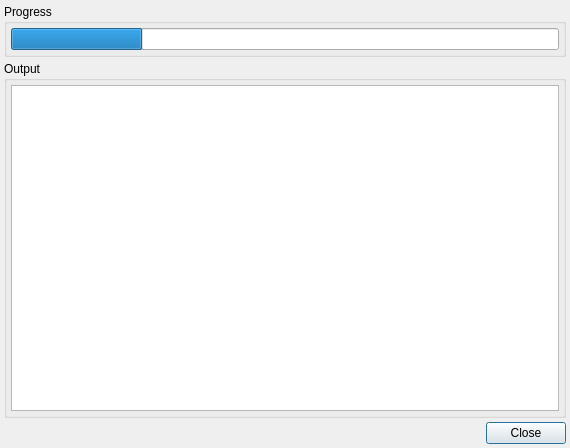
<?xml version="1.0" encoding="UTF-8"?>
<ui version="4.0">
 <class>WJobInfo</class>
 <widget class="QDialog" name="WJobInfo">
  <property name="geometry">
   <rect>
    <x>0</x>
    <y>0</y>
    <width>570</width>
    <height>448</height>
   </rect>
  </property>
  <property name="windowTitle">
   <string>Running jobs...</string>
  </property>
  <layout class="QVBoxLayout" name="verticalLayout_3">
   <property name="spacing">
    <number>4</number>
   </property>
   <property name="leftMargin">
    <number>4</number>
   </property>
   <property name="topMargin">
    <number>4</number>
   </property>
   <property name="rightMargin">
    <number>4</number>
   </property>
   <property name="bottomMargin">
    <number>4</number>
   </property>
   <item>
    <widget class="QGroupBox" name="groupBox">
     <property name="title">
      <string>Progress</string>
     </property>
     <layout class="QVBoxLayout" name="verticalLayout_2">
      <property name="spacing">
       <number>4</number>
      </property>
      <property name="leftMargin">
       <number>4</number>
      </property>
      <property name="topMargin">
       <number>4</number>
      </property>
      <property name="rightMargin">
       <number>4</number>
      </property>
      <property name="bottomMargin">
       <number>4</number>
      </property>
      <item>
       <widget class="QProgressBar" name="progressBar">
        <property name="value">
         <number>24</number>
        </property>
        <property name="textVisible">
         <bool>false</bool>
        </property>
       </widget>
      </item>
     </layout>
    </widget>
   </item>
   <item>
    <widget class="QGroupBox" name="groupBox_2">
     <property name="title">
      <string>Output</string>
     </property>
     <layout class="QVBoxLayout" name="verticalLayout">
      <property name="spacing">
       <number>4</number>
      </property>
      <property name="leftMargin">
       <number>4</number>
      </property>
      <property name="topMargin">
       <number>4</number>
      </property>
      <property name="rightMargin">
       <number>4</number>
      </property>
      <property name="bottomMargin">
       <number>4</number>
      </property>
      <item>
       <widget class="QTextBrowser" name="outputBrowser"/>
      </item>
     </layout>
    </widget>
   </item>
   <item>
    <layout class="QHBoxLayout" name="horizontalLayout">
     <property name="spacing">
      <number>4</number>
     </property>
     <item>
      <spacer name="horizontalSpacer">
       <property name="orientation">
        <enum>Qt::Horizontal</enum>
       </property>
       <property name="sizeHint" stdset="0">
        <size>
         <width>40</width>
         <height>20</height>
        </size>
       </property>
      </spacer>
     </item>
     <item>
      <widget class="QPushButton" name="closeButton">
       <property name="text">
        <string>Close</string>
       </property>
      </widget>
     </item>
    </layout>
   </item>
  </layout>
 </widget>
 <resources/>
 <connections/>
</ui>
